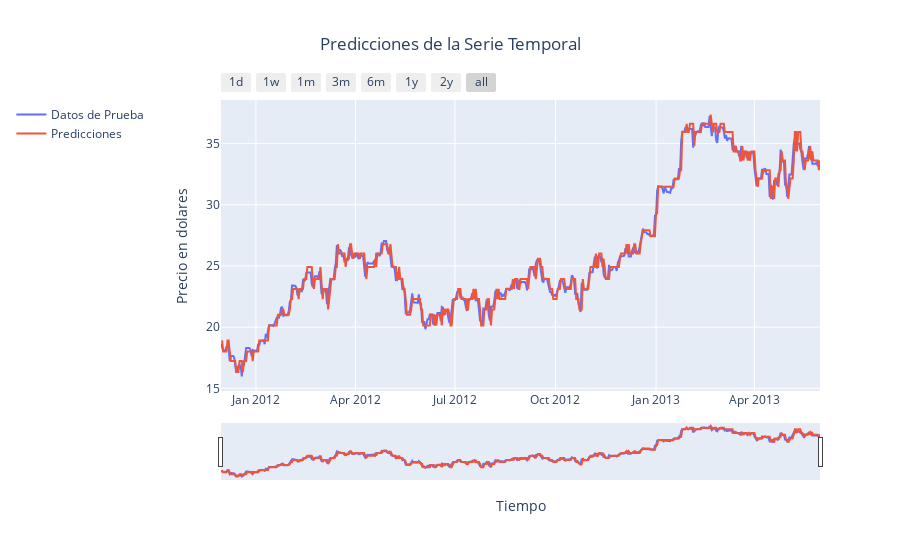

The code cell stored with this chart in its notebook:
### Markdown cell above
Este código utiliza un **Árbol de Decisión** para predecir los precios de cierre de una serie temporal financiera. Los datos se dividen en **70% para entrenamiento**, **15% para validación** y **15% para prueba**. Se ajustan dos hiperparámetros: el **`lag`** (número de retardos en las características) y **`max_depth`** (profundidad máxima del árbol). La búsqueda se realiza mediante una búsqueda de cuadrícula, evaluando combinaciones de **lag** en el rango de 1 a 20 y **depth** también en el rango de 1 a 20, buscando la combinación que minimiza el **error cuadrático medio (MSE)** en el conjunto de validación.

Una vez encontrados los mejores valores de **lag** y **depth**, el modelo se entrena con estos parámetros en los datos combinados de entrenamiento y validación, y se evalúa en los conjuntos de entrenamiento, validación y prueba. Se genera un gráfico de **predicciones versus valores reales** y se visualiza el **árbol de decisión** final. El análisis de los residuos se realiza para evaluar la **autocorrelación** y la **tendencia** de los residuos, garantizando que el modelo capture adecuadamente los patrones de la serie. **Se observa un rendimiento similar entre los conjuntos de entrenamiento, validación y prueba.**

### Code cell
import pandas as pd
import numpy as np
from sklearn.tree import DecisionTreeRegressor, plot_tree
from sklearn.metrics import mean_squared_error, r2_score
import matplotlib.pyplot as plt
from sklearn.model_selection import train_test_split

# Assuming df_completo is already defined as mentioned

def create_features(data, lag):
    df = pd.DataFrame(index=data.index)
    df['target'] = data['Close']
    for i in range(1, lag + 1):
        df[f'lag_{i}'] = data['Close'].shift(i)
    return df.dropna()

train_ratio = 0.7
val_ratio = 0.15
test_ratio = 0.15

n = len(df_completo)
train_size = int(n * train_ratio)
val_size = int(n * val_ratio)

train_data = df_completo.iloc[:train_size]
val_data = df_completo.iloc[train_size:train_size+val_size]
test_data = df_completo.iloc[train_size+val_size:]

# Function to evaluate the model
def evaluate_model(model, X, y):
    predictions = model.predict(X)
    mse = mean_squared_error(y, predictions)
    r2 = r2_score(y, predictions)
    return mse, r2, predictions

# Search for the best lag and depth simultaneously
best_lag = 0
best_depth = 0
best_val_mse = np.inf

for lag in range(1, 21):
    # Create features for train and validation sets
    train_features = create_features(train_data, lag)
    val_features = create_features(val_data, lag)

    # Separate features (X) and target (y)
    X_train = train_features.drop('target', axis=1)
    y_train = train_features['target']
    X_val = val_features.drop('target', axis=1)
    y_val = val_features['target']

    for depth in range(1, 21):
        # Train the model with current lag and depth
        model = DecisionTreeRegressor(max_depth=depth, random_state=42)
        model.fit(X_train, y_train)

        # Evaluate the model on the validation set
        val_mse, val_r2, _ = evaluate_model(model, X_val, y_val)

        if val_mse < best_val_mse:
            best_val_mse = val_mse
            best_lag = lag
            best_depth = depth

print(f"Best lag: {best_lag}")
print(f"Best depth: {best_depth}")

# Create final features with the best lag
train_features = create_features(train_data, best_lag)
val_features = create_features(val_data, best_lag)
test_features = create_features(test_data, best_lag)

# Separate features (X) and target (y)
X_train = train_features.drop('target', axis=1)
y_train = train_features['target']
X_val = val_features.drop('target', axis=1)
y_val = val_features['target']
X_test = test_features.drop('target', axis=1)
y_test = test_features['target']

# Train the final model with the best depth
final_model = DecisionTreeRegressor(max_depth=best_depth, random_state=42)
final_model.fit(pd.concat([X_train, X_val]), pd.concat([y_train, y_val]))

# Evaluate the model on training, validation, and test sets
train_mse, train_r2, train_pred = evaluate_model(final_model, X_train, y_train)
val_mse, val_r2, val_pred = evaluate_model(final_model, X_val, y_val)
test_mse, test_r2, test_pred = evaluate_model(final_model, X_test, y_test)

print(f"Training - R2: {train_r2:.4f}, MSE: {train_mse:.4f}")
print(f"Validation - R2: {val_r2:.4f}, MSE: {val_mse:.4f}")
print(f"Test - R2: {test_r2:.4f}, MSE: {test_mse:.4f}")

data_sets = [
    ('Entrenamiento', train_pred, y_train, 'blue'),
    ('Validación', val_pred, y_val, 'green'),
    ('Prueba', test_pred, y_test, 'red')
]

fig, axs = plt.subplots(1, 3, figsize=(18, 6))

for i, (title, pred, true, color) in enumerate(data_sets):
    axs[i].scatter(pred, true, alpha=0.5, label=title, color=color)
    axs[i].plot([true.min(), true.max()], [true.min(), true.max()], 'r--', lw=2)
    axs[i].set_xlabel('Predicciones')
    axs[i].set_ylabel('Valores reales')
    axs[i].set_title(title)
    axs[i].legend()

plt.suptitle('Predicciones vs Valores reales - Árbol de Decisión')
plt.show()

# Asumiendo que tienes una función plot_ definida
test_date = test_data.index + pd.DateOffset(days=best_lag)
plot_("Predicciones de la Serie Temporal",
      (test_data.index, test_data['Close'], "Datos de Prueba"),
      (test_date, test_pred, "Predicciones"))

plt.figure(figsize=(20, 10))
plot_tree(final_model, filled=True, feature_names=X_train.columns, rounded=True)
plt.title("Decision Tree")
plt.show()

residuals = y_test - test_pred

### Figure 1 — Plotly figure (JSON) as saved in the notebook; plotly's stock layout.template omitted (floating-point values rounded to 4 significant figures; data arrays with more than 128 entries replaced by an {"elided": "..."} marker saying what was removed)
{"data": [{"line": {"width": 2}, "mode": "lines", "name": "Datos de Prueba", "type": "scatter", "x": {"elided": "549 str values"}, "y": {"elided": "549 float values"}}, {"line": {"width": 2}, "mode": "lines", "name": "Predicciones", "type": "scatter", "x": {"elided": "549 str values"}, "y": {"elided": "548 float values"}}], "layout": {"legend": {"orientation": "v", "x": -0.35, "xanchor": "left", "y": 1, "yanchor": "top"}, "title": {"text": "Predicciones de la Serie Temporal", "x": 0.5}, "xaxis": {"rangeselector": {"buttons": [{"count": 1, "label": "1d", "step": "day", "stepmode": "backward"}, {"count": 7, "label": "1w", "step": "day", "stepmode": "backward"}, {"count": 1, "label": "1m", "step": "month", "stepmode": "backward"}, {"count": 3, "label": "3m", "step": "month", "stepmode": "backward"}, {"count": 6, "label": "6m", "step": "month", "stepmode": "backward"}, {"count": 1, "label": "1y", "step": "year", "stepmode": "backward"}, {"count": 2, "label": "2y", "step": "year", "stepmode": "backward"}, {"step": "all"}]}, "rangeslider": {"visible": true}, "title": {"text": "Tiempo"}, "type": "date"}, "yaxis": {"autorange": true, "title": {"text": "Precio en dolares"}, "type": "linear"}}}
